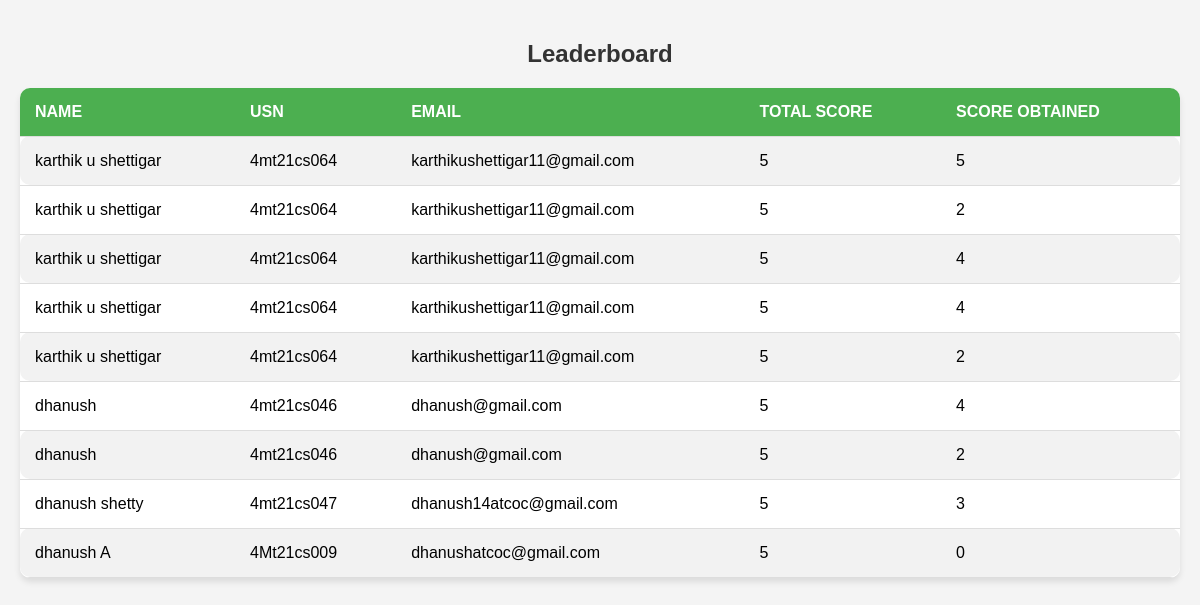
The page /leaderboard.php on the database its author committed.
### tables this page shows
CREATE TABLE `score` (
  `Score` int(11) NOT NULL,
  `Quiz_Id` varchar(15) NOT NULL,
  `Email` varchar(35) DEFAULT NULL,
  `USN` varchar(15) DEFAULT NULL,
  `Total_Score` int(11) NOT NULL
);

CREATE TABLE `student` (
  `USN` varchar(15) NOT NULL,
  `Name` varchar(30) NOT NULL,
  `Email` varchar(35) NOT NULL,
  `Ph_No` bigint(20) NOT NULL,
  `Department` varchar(10) NOT NULL,
  `DOB` date NOT NULL,
  `Gender` varchar(5) NOT NULL,
  `Password` varchar(16) NOT NULL
);

### leaderboard.php (the view, shortened to what this page needs)
<!DOCTYPE html>
<html lang="en">
<head>
</head>
<body>
<?php
$host = "localhost";
$username = "root";
$password = "admin";
$dbname = "dbms";
$conn = new mysqli($host, $username, $password, $dbname, 3307);
$query = "SELECT * FROM score";
$result = $conn->query($query);
if ($result->num_rows > 0) {
    echo "<h2>Leaderboard</h2>";
    echo "<table>";
    echo "<tr><th>Name</th><th>USN</th><th>Email</th><th>Total Score</th><th>Score Obtained</th></tr>";
    while ($row = $result->fetch_assoc()) {
        if (!empty($row['USN'])) {
            $studentQuery = "SELECT * FROM student WHERE USN='" . $row['USN'] . "'";
        } else {
            $studentQuery = "SELECT * FROM student WHERE Email='" . $row['Email'] . "'";
        }
        $studentResult = $conn->query($studentQuery);
        $studentRow = $studentResult->fetch_assoc();
        echo "<tr>";
        echo "<td>" . $studentRow['Name'] . "</td>";
        echo "<td>" . $studentRow['USN'] . "</td>";
        echo "<td>" . $studentRow['Email'] . "</td>";
        echo "<td>" . $row['Total_Score'] . "</td>";
        echo "<td>" . $row['Score'] . "</td>";
        echo "</tr>";
    }
    echo "</table>";
} else {
    echo "No data found";
}
?>
</body>
</html>

### leaderboard.php (style rules this page uses)
body { font-family: Arial, sans-serif; background-color: #f4f4f4; margin: 0; padding: 20px; }
h2 { text-align: center; margin-bottom: 20px; color: #333; }
table { width: 100%; border-collapse: collapse; background-color: #fff; box-shadow: 0 4px 6px rgba(0, 0, 0, 0.1); border-radius: 10px; overflow: hidden; }
th, td { padding: 15px; text-align: left; border-bottom: 1px solid #ddd; }
th { background-color: #4CAF50; color: #fff; font-weight: bold; text-transform: uppercase; }
tr:nth-child(even) { background-color: #f2f2f2; }
td:first-child { border-top-left-radius: 10px; border-bottom-left-radius: 10px; }
td:last-child { border-top-right-radius: 10px; border-bottom-right-radius: 10px; }

### rows shown on the page
score: student.Name "karthik u shettigar", student.USN "4mt21cs064", student.Email "karthikushettigar11@gmail.com", Total_Score "5", Score "5"
score: student.Name "karthik u shettigar", student.USN "4mt21cs064", student.Email "karthikushettigar11@gmail.com", Total_Score "5", Score "2"
score: student.Name "karthik u shettigar", student.USN "4mt21cs064", student.Email "karthikushettigar11@gmail.com", Total_Score "5", Score "4"
score: student.Name "karthik u shettigar", student.USN "4mt21cs064", student.Email "karthikushettigar11@gmail.com", Total_Score "5", Score "4"
score: student.Name "karthik u shettigar", student.USN "4mt21cs064", student.Email "karthikushettigar11@gmail.com", Total_Score "5", Score "2"
score: student.Name "dhanush", student.USN "4mt21cs046", student.Email "dhanush@gmail.com", Total_Score "5", Score "4"
score: student.Name "dhanush", student.USN "4mt21cs046", student.Email "dhanush@gmail.com", Total_Score "5", Score "2"
score: student.Name "dhanush shetty", student.USN "4mt21cs047", student.Email "dhanush14atcoc@gmail.com", Total_Score "5", Score "3"
score: student.Name "dhanush A", student.USN "4Mt21cs009", student.Email "dhanushatcoc@gmail.com", Total_Score "5", Score "0"
